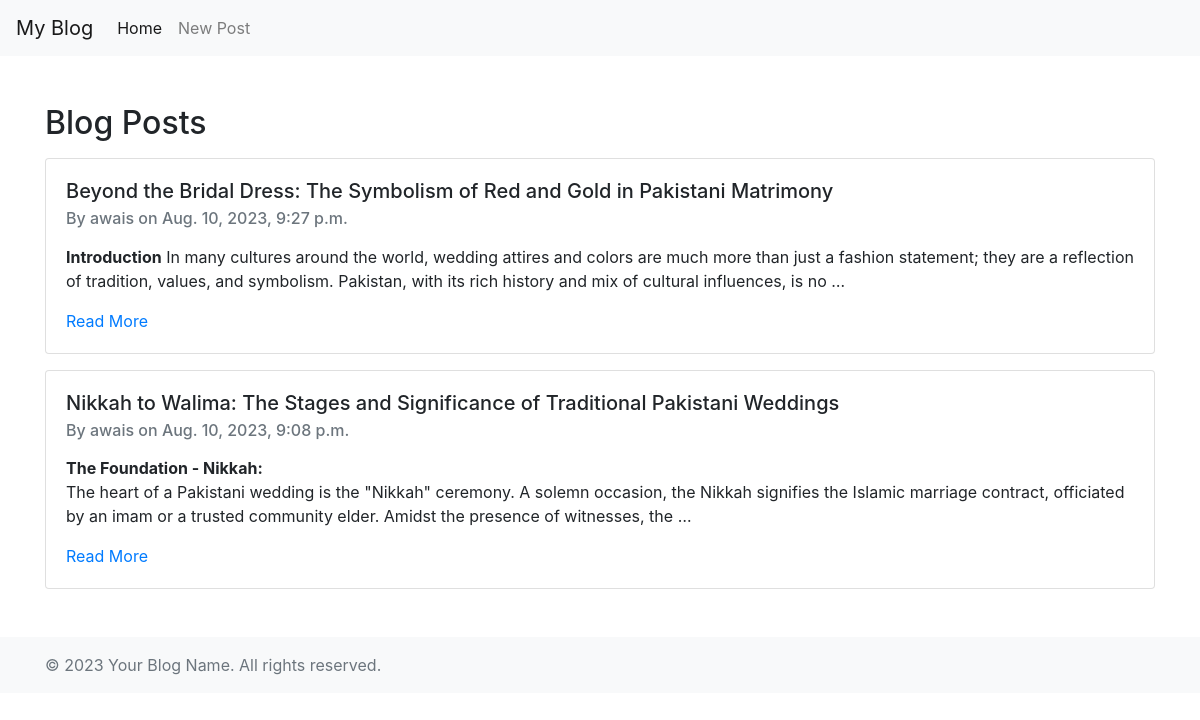
The page / on the database its author committed.
### blog/models.py (models this page shows, shortened)
class Post(models.Model):
    author = models.ForeignKey(settings.AUTH_USER_MODEL, on_delete=models.CASCADE)
    title = models.CharField(max_length=200)
    text = models.TextField()
    created_date = models.DateTimeField(default=timezone.now)
    published_date = models.DateTimeField(blank=True, null=True)

### blog/views.py (the view)
# urls.py: path('', views.post_list, name='post_list'),
def post_list(request):
    posts = Post.objects.filter(published_date__lte=timezone.now()).order_by('-published_date')
    for post in posts:
        post.text = md.markdown(post.text)
    return render(request, 'blog/post_list.html', {'posts': posts})

### blog/templates/blog/post_list.html
{% extends "blog/base.html" %}
{% block content %}
<h2>Blog Posts</h2>
{% for post in posts %}
    <div class="card mt-3">
        <div class="card-body">
            <h5 class="card-title">{{ post.title }}</h5>
            <h6 class="card-subtitle mb-2 text-muted">By {{ post.author.username }} on {{ post.published_date }}</h6>
            <p class="card-text">{{ post.text|truncatewords:40|safe }}</p>
            <a href="{% url 'post_detail' post.pk %}" class="card-link">Read More</a>
        </div>
    </div>
{% endfor %}
{% endblock %}

### rows shown on the page
Post: title "Beyond the Bridal Dress: The Symbolism of Red and Gold in Pakistani Matrimony", author.username "awais", published_date "Aug. 10, 2023, 9:27 p.m.", text "Introduction In many cultures around the world, wedding attires and colors are much more than just a fashion statement; they are a reflection of tradition, values, and symbolism. Pakistan, with its rich history and mix of cultural influences, is no …"
Post: title "Nikkah to Walima: The Stages and Significance of Traditional Pakistani Weddings", author.username "awais", published_date "Aug. 10, 2023, 9:08 p.m.", text "The Foundation - Nikkah: The heart of a Pakistani wedding is the \"Nikkah\" ceremony. A solemn occasion, the Nikkah signifies the Islamic marriage contract, officiated by an imam or a trusted community elder. Amidst the presence of witnesses, the …"
